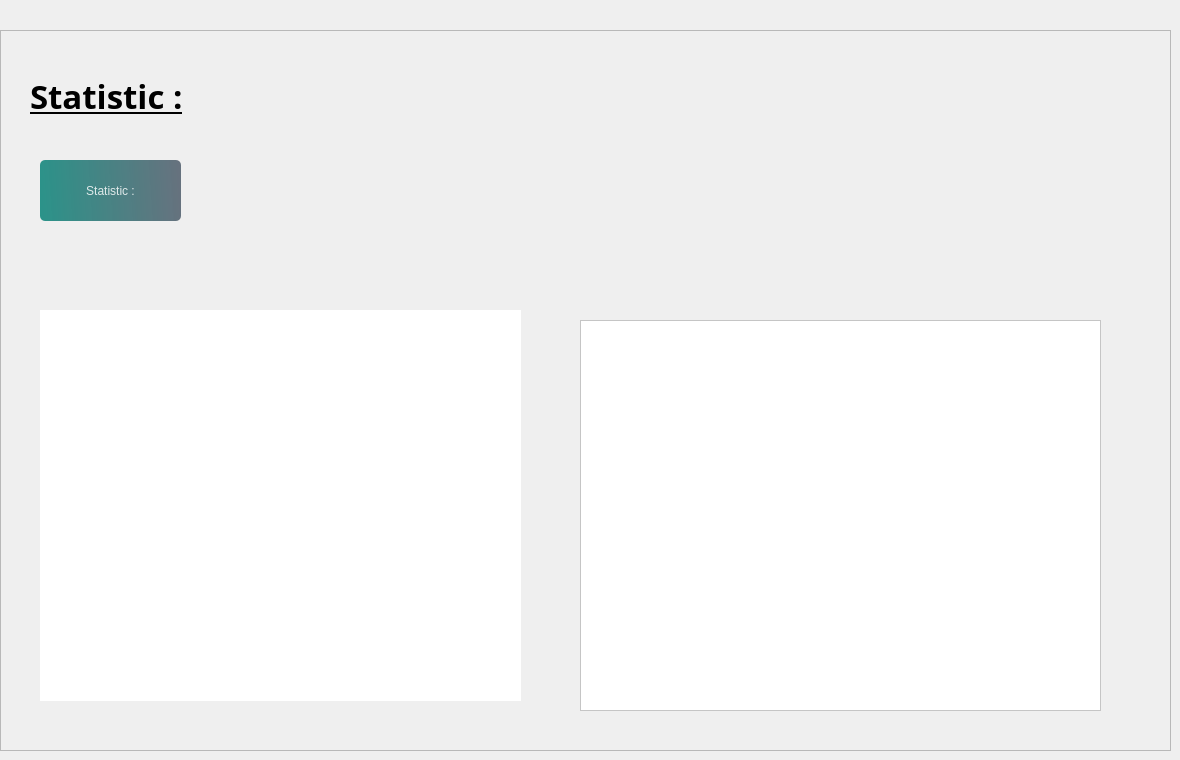
          <widget class="QWidget" name="a1_1">
           <widget class="QFrame" name="frame_4">
            <property name="geometry">
             <rect>
              <x>0</x>
              <y>30</y>
              <width>1171</width>
              <height>721</height>
             </rect>
            </property>
            <property name="frameShape">
             <enum>QFrame::StyledPanel</enum>
            </property>
            <property name="frameShadow">
             <enum>QFrame::Raised</enum>
            </property>
            <widget class="QLabel" name="label_70">
             <property name="geometry">
              <rect>
               <x>30</x>
               <y>20</y>
               <width>281</width>
               <height>91</height>
              </rect>
             </property>
             <property name="font">
              <font>
               <family>Segoe UI Variable Display Semib</family>
               <pointsize>25</pointsize>
               <italic>false</italic>
               <bold>true</bold>
               <underline>true</underline>
              </font>
             </property>
             <property name="text">
              <string>Statistic :</string>
             </property>
            </widget>
            <widget class="QLabel" name="label_64">
             <property name="geometry">
              <rect>
               <x>1050</x>
               <y>50</y>
               <width>61</width>
               <height>71</height>
              </rect>
             </property>
             <property name="text">
              <string/>
             </property>
             <property name="pixmap">
              <pixmap>../../../Downloads/main/interface_qt/img/Nouveau dossier/stt.png</pixmap>
             </property>
            </widget>
            <widget class="QLabel" name="label_71">
             <property name="geometry">
              <rect>
               <x>1040</x>
               <y>140</y>
               <width>71</width>
               <height>71</height>
              </rect>
             </property>
             <property name="text">
              <string/>
             </property>
             <property name="pixmap">
              <pixmap>../../../Downloads/main/interface_qt/img/Nouveau dossier/avc.png</pixmap>
             </property>
            </widget>
            <widget class="QPushButton" name="stat">
             <property name="geometry">
              <rect>
               <x>40</x>
               <y>130</y>
               <width>141</width>
               <height>61</height>
              </rect>
             </property>
             <property name="styleSheet">
              <string notr="true">
#stat{
color: rgb(0, 0, 0);
}
QPushButton, #stat{
	background-color: qlineargradient(spread:pad, x1:0, y1:0.505682, x2:1, y2:0.477, stop:0 rgba(11, 131, 120, 219), stop:1 rgba(85, 98, 112, 226));
	color:rgba(255, 255, 255, 210);
	border-radius:5px;
}

QPushButton#stat:hover{
	background-color: qlineargradient(spread:pad, x1:0, y1:0.505682, x2:1, y2:0.477, stop:0 rgba(150, 123, 111, 219), stop:1 rgba(85, 81, 84, 226));
}

QPushButton#stat:pressed{
	padding-left:5px;
	padding-top:5px;
	background-color:rgba(150, 123, 111, 255);
}
</string>
             </property>
             <property name="text">
              <string>Statistic :</string>
             </property>
             <property name="checkable">
              <bool>true</bool>
             </property>
            </widget>
            <widget class="QLabel" name="label_30">
             <property name="geometry">
              <rect>
               <x>270</x>
               <y>10</y>
               <width>591</width>
               <height>161</height>
              </rect>
             </property>
             <property name="text">
              <string/>
             </property>
             <property name="pixmap">
              <pixmap>../../../Downloads/main/interface_qt/img/Nouveau dossier/stat.png</pixmap>
             </property>
            </widget>
            <widget class="QFrame" name="aziz">
             <property name="geometry">
              <rect>
               <x>580</x>
               <y>290</y>
               <width>521</width>
               <height>391</height>
              </rect>
             </property>
             <property name="styleSheet">
              <string notr="true">background-color: rgb(255, 255, 255);</string>
             </property>
             <property name="frameShape">
              <enum>QFrame::StyledPanel</enum>
             </property>
             <property name="frameShadow">
              <enum>QFrame::Raised</enum>
             </property>
            </widget>
            <widget class="QStackedWidget" name="chat">
             <property name="geometry">
              <rect>
               <x>40</x>
               <y>280</y>
               <width>481</width>
               <height>391</height>
              </rect>
             </property>
             <property name="styleSheet">
              <string notr="true">background-color: rgb(255, 255, 255);</string>
             </property>
             <widget class="QWidget" name="chat_2"/>
            </widget>
           </widget>
          </widget>
